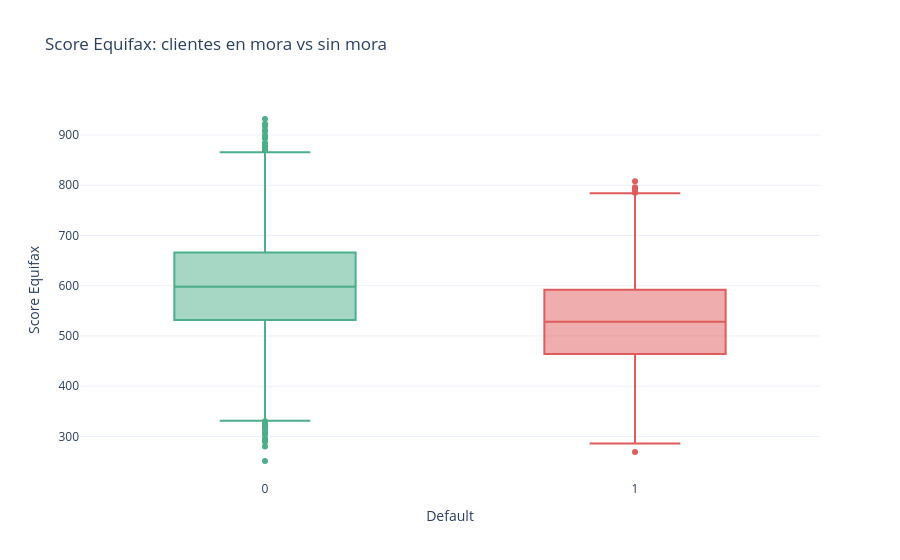

Notebook code for this chart:
### Code cell
# Score Equifax vs Default — boxplot
fig = px.box(df_raw, x='target_default', y='score_equifax',
             color='target_default',
             color_discrete_map={0: COLOR_OK, 1: COLOR_BAD},
             labels={'target_default': 'Default', 'score_equifax': 'Score Equifax'},
             title='Score Equifax: clientes en mora vs sin mora',
             template=TEMPLATE)
fig.update_layout(showlegend=False)
fig.show()

# Estadísticas
for v, label in [(0,'No mora'), (1,'Mora')]:
    s = df_raw[df_raw['target_default']==v]['score_equifax']
    print(f'{label}: media={s.mean():.0f}, mediana={s.median():.0f}')

### Figure 1 — Plotly figure (JSON) as saved in the notebook; plotly's stock layout.template omitted (floating-point values rounded to 4 significant figures; data arrays with more than 128 entries replaced by an {"elided": "..."} marker saying what was removed)
{"data": [{"alignmentgroup": "True", "hovertemplate": "Default=%{x}<br>Score Equifax=%{y}<extra></extra>", "legendgroup": "0", "marker": {"color": "#4CAF8A"}, "name": "0", "notched": false, "offsetgroup": "0", "orientation": "v", "showlegend": true, "type": "box", "x": {"elided": "7056 int values"}, "x0": " ", "xaxis": "x", "y": {"elided": "7056 float values"}, "y0": " ", "yaxis": "y"}, {"alignmentgroup": "True", "hovertemplate": "Default=%{x}<br>Score Equifax=%{y}<extra></extra>", "legendgroup": "1", "marker": {"color": "#E05C5C"}, "name": "1", "notched": false, "offsetgroup": "1", "orientation": "v", "showlegend": true, "type": "box", "x": {"elided": "944 int values"}, "x0": " ", "xaxis": "x", "y": {"elided": "944 float values"}, "y0": " ", "yaxis": "y"}], "layout": {"boxmode": "overlay", "legend": {"title": {"text": "Default"}, "tracegroupgap": 0}, "showlegend": false, "title": {"text": "Score Equifax: clientes en mora vs sin mora"}, "xaxis": {"anchor": "y", "categoryarray": [0, 1], "categoryorder": "array", "domain": [0, 1], "title": {"text": "Default"}}, "yaxis": {"anchor": "x", "domain": [0, 1], "title": {"text": "Score Equifax"}}}}
